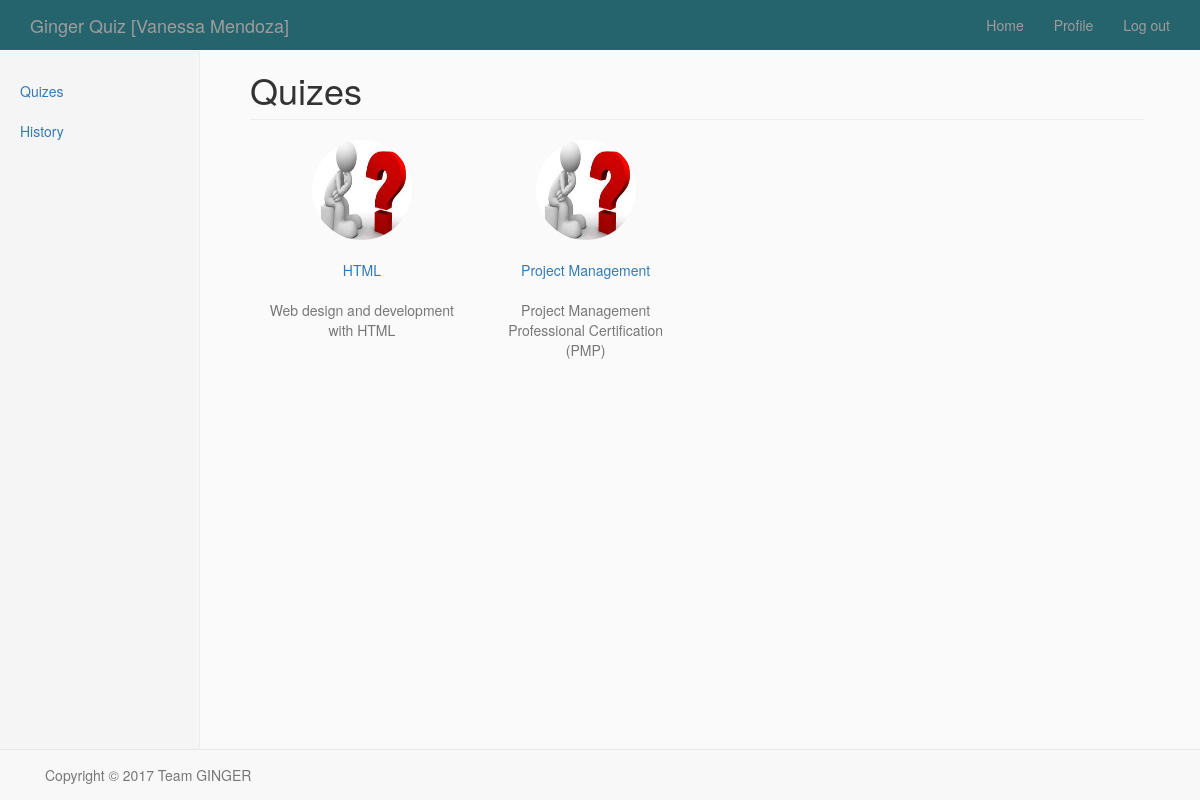
Page /quiz (signed in) on the committed database.
### tables this page shows
CREATE TABLE IF NOT EXISTS `category` (
  `categoryID` int(100) NOT NULL,
  `categoryName` varchar(50) NOT NULL,
  `categoryDesc` varchar(250) NOT NULL,
  `thumbnail` varchar(150) NOT NULL,
  `status` tinyint(2) NOT NULL DEFAULT 0
);

### model/category_db.php (called while the page is built, shortened)
<?php
    require_once("database.php");
    function get_categories() {
        try {
            global $db;
            $query = "SELECT * FROM " . CATEGORY_TABLENAME;
            $statement = $db->prepare($query);
            $statement->execute();
            $categories = $statement->fetchAll();
        } catch (PDOException $e) {
            $error_message = $e->getMessage();
            include('database_error.php');
            exit();
        } finally {
            $statement->closeCursor();
        }
        return $categories;
    }
?>

### quiz/index.php (the view, shortened to what this page needs)
<?php
    include_once('../utils/utils.php');
    include_once('../model/category_db.php');
    $categories = get_categories();
    include('../view/header.php');
    include('../view/user_menu_bar.php');
?>
<div class="container">
    <div class="row">
        <?php include 'side_menu.php'; ?>
        <div class="col-sm-9 col-sm-offset-3 col-md-10 col-md-offset-2 main">
            <h1 class="page-header">Quizes</h1>
            <form action="quiz.php" id="category_form" method="POST">
                <?php foreach ($categories as $index => $category): ?>
                    <?php if ($category['status'] == CATEGORY_STAT_ENABLED) :?>
                        <?php if (($index % 4) === 0): ?>
                            <div class="row placeholders center-block">
                            <?php endif; ?>
                            <div class="col-xs-3 placeholder">
                                <?php
                                $category_id = $category['categoryID'];
                                $thumnail = $category['thumbnail'];
                                if (!isset($thumnail_path) || $thumnail_path == NULL) {
                                    $thumnail = CATEGORY_DEFAULT_IMAGE;
                                }
                                $onCategoryClick = 'onCategoryClick(' . $category_id . ');';
                                ?>
                                <a href="#" onclick="<?php echo $onCategoryClick; ?>">
                                    <img src="<?php echo $thumnail; ?>"
                                         width="100" height="100"
                                         class="img-circle" alt="<?php echo $category_id; ?>">
                                </a>
                                <br><br>
                                <a href="#" onclick="<?php echo $onCategoryClick; ?>">
                                    <?php echo $category['categoryName']; ?>
                                </a>
                                <br><br>
                                <a href="#" onclick="<?php echo $onCategoryClick; ?>">
                                    <span class="text-muted"><?php echo $category['categoryDesc']; ?></span>
                                </a>
                            </div>
                    <?php  endif; ?>
                <?php endforeach; ?>
            </form>
        </div>
    </div>
</div>
<?php include '../view/footer.php'; ?>

### css/dashboard.css (style rules this page uses)
body { padding-top: 50px; padding-bottom: 70px; background: #FAFAFA; }
.main { padding: 20px; }
@media (min-width: 768px) { .main { padding-right: 40px; padding-left: 40px; } }
.main .page-header { margin-top: 0; }
.placeholders { margin-bottom: 30px; text-align: center; }
.placeholder { margin-bottom: 20px; }
.placeholder img { display: inline-block; border-radius: 50%; }

### rows in the picture
category: status 0 (drawn), categoryName "HTML", categoryDesc "Web design and development with HTML"
category: status 0 (drawn), categoryName "Project Management", categoryDesc "Project Management Professional Certification (PMP)"

### other values in the picture
$user_name "[Vanessa Mendoza]"
